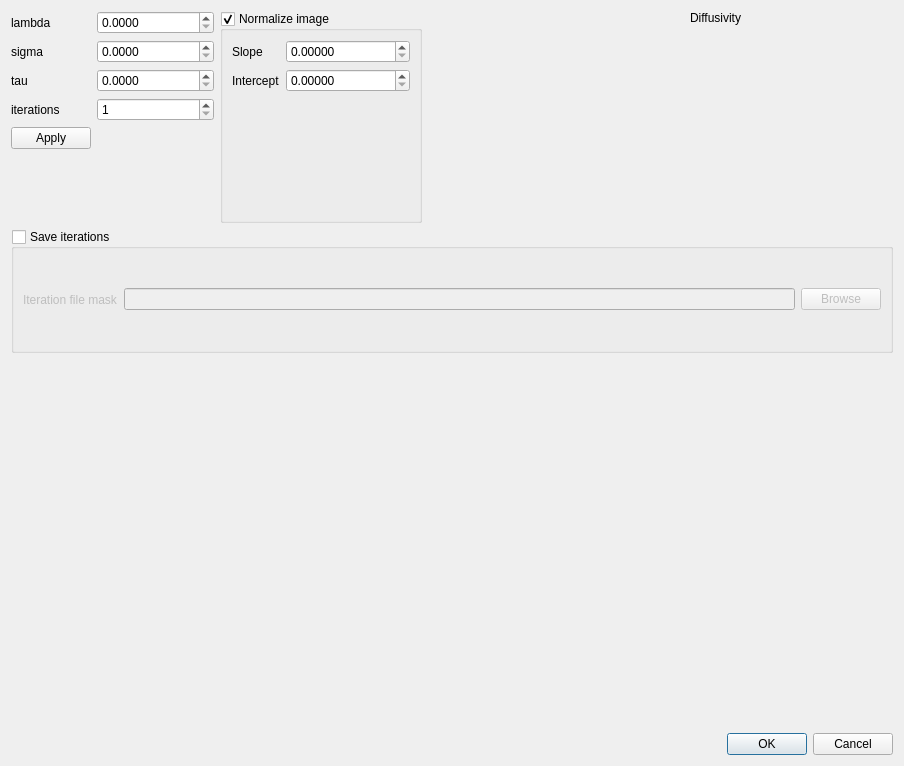
<?xml version="1.0" encoding="UTF-8"?>
<ui version="4.0">
 <class>NonLinDiffusionDlg</class>
 <widget class="QDialog" name="NonLinDiffusionDlg">
  <property name="geometry">
   <rect>
    <x>0</x>
    <y>0</y>
    <width>904</width>
    <height>766</height>
   </rect>
  </property>
  <property name="windowTitle">
   <string>Dialog</string>
  </property>
  <layout class="QVBoxLayout" name="verticalLayout_2">
   <item>
    <layout class="QVBoxLayout" name="verticalLayout">
     <item>
      <layout class="QHBoxLayout" name="horizontalLayout">
       <item>
        <layout class="QFormLayout" name="formLayout">
         <item row="0" column="0">
          <widget class="QLabel" name="label_2">
           <property name="text">
            <string>lambda</string>
           </property>
          </widget>
         </item>
         <item row="1" column="0">
          <widget class="QLabel" name="label_3">
           <property name="text">
            <string>sigma</string>
           </property>
          </widget>
         </item>
         <item row="2" column="0">
          <widget class="QLabel" name="label_4">
           <property name="text">
            <string>tau</string>
           </property>
          </widget>
         </item>
         <item row="3" column="0">
          <widget class="QLabel" name="label_5">
           <property name="text">
            <string>iterations</string>
           </property>
          </widget>
         </item>
         <item row="3" column="1">
          <widget class="QSpinBox" name="spinBox_iterations">
           <property name="toolTip">
            <string>Number of filter iterations</string>
           </property>
           <property name="minimum">
            <number>1</number>
           </property>
           <property name="maximum">
            <number>999</number>
           </property>
          </widget>
         </item>
         <item row="0" column="1">
          <widget class="QDoubleSpinBox" name="doubleSpinBox_lambda">
           <property name="toolTip">
            <string>Threshold of the diffusivity function. Controls the edge sensitivity.</string>
           </property>
           <property name="decimals">
            <number>4</number>
           </property>
           <property name="maximum">
            <double>9999.000000000000000</double>
           </property>
          </widget>
         </item>
         <item row="1" column="1">
          <widget class="QDoubleSpinBox" name="doubleSpinBox_sigma">
           <property name="toolTip">
            <string>Width of the gradient smoothing function. Greater values makes the filter less sensitive to noise but weak edges may be smoothed.</string>
           </property>
           <property name="decimals">
            <number>4</number>
           </property>
          </widget>
         </item>
         <item row="2" column="1">
          <widget class="QDoubleSpinBox" name="doubleSpinBox_tau">
           <property name="toolTip">
            <string>Integration time step. Small values are more accurate but it requires more iterations to reach the result.</string>
           </property>
           <property name="decimals">
            <number>4</number>
           </property>
          </widget>
         </item>
         <item row="4" column="0">
          <widget class="QPushButton" name="pushButton_apply">
           <property name="text">
            <string>Apply</string>
           </property>
          </widget>
         </item>
        </layout>
       </item>
       <item>
        <widget class="QGroupBox" name="groupBox_normalize">
         <property name="title">
          <string>Normalize image</string>
         </property>
         <property name="checkable">
          <bool>true</bool>
         </property>
         <layout class="QGridLayout" name="gridLayout">
          <item row="0" column="0">
           <layout class="QFormLayout" name="formLayout_2">
            <item row="1" column="0">
             <widget class="QLabel" name="label_6">
              <property name="text">
               <string>Slope</string>
              </property>
             </widget>
            </item>
            <item row="1" column="1">
             <widget class="QDoubleSpinBox" name="doubleSpinBox_slope">
              <property name="decimals">
               <number>5</number>
              </property>
              <property name="maximum">
               <double>999999.000000000000000</double>
              </property>
             </widget>
            </item>
            <item row="2" column="1">
             <widget class="QDoubleSpinBox" name="doubleSpinBox_intercept">
              <property name="decimals">
               <number>5</number>
              </property>
              <property name="maximum">
               <double>999999.000000000000000</double>
              </property>
             </widget>
            </item>
            <item row="2" column="0">
             <widget class="QLabel" name="label_7">
              <property name="text">
               <string>Intercept</string>
              </property>
             </widget>
            </item>
           </layout>
          </item>
         </layout>
        </widget>
       </item>
       <item>
        <widget class="QtAddons::PlotWidget" name="plot_histogram" native="true">
         <property name="minimumSize">
          <size>
           <width>256</width>
           <height>192</height>
          </size>
         </property>
        </widget>
       </item>
       <item>
        <layout class="QVBoxLayout" name="verticalLayout_3">
         <item>
          <widget class="QLabel" name="label_8">
           <property name="text">
            <string>Diffusivity</string>
           </property>
          </widget>
         </item>
         <item>
          <widget class="QtAddons::ImageViewerWidget" name="view_diffusion" native="true">
           <property name="minimumSize">
            <size>
             <width>192</width>
             <height>192</height>
            </size>
           </property>
          </widget>
         </item>
        </layout>
       </item>
      </layout>
     </item>
     <item>
      <widget class="QGroupBox" name="groupBox_saveIterations">
       <property name="title">
        <string>Save iterations</string>
       </property>
       <property name="checkable">
        <bool>true</bool>
       </property>
       <property name="checked">
        <bool>false</bool>
       </property>
       <layout class="QHBoxLayout" name="horizontalLayout_2">
        <item>
         <layout class="QHBoxLayout" name="horizontalLayout_3">
          <item>
           <widget class="QLabel" name="label">
            <property name="text">
             <string>Iteration file mask</string>
            </property>
           </widget>
          </item>
          <item>
           <widget class="QLineEdit" name="lineEdit_iterationPath"/>
          </item>
          <item>
           <widget class="QPushButton" name="pushButton_browseIterations">
            <property name="text">
             <string>Browse</string>
            </property>
           </widget>
          </item>
         </layout>
        </item>
       </layout>
      </widget>
     </item>
     <item>
      <widget class="QtAddons::CompareVolumeViewer" name="viewer" native="true">
       <property name="minimumSize">
        <size>
         <width>0</width>
         <height>368</height>
        </size>
       </property>
      </widget>
     </item>
    </layout>
   </item>
   <item>
    <widget class="QDialogButtonBox" name="buttonBox">
     <property name="orientation">
      <enum>Qt::Horizontal</enum>
     </property>
     <property name="standardButtons">
      <set>QDialogButtonBox::Cancel|QDialogButtonBox::Ok</set>
     </property>
    </widget>
   </item>
  </layout>
 </widget>
 <customwidgets>
  <customwidget>
   <class>QtAddons::PlotWidget</class>
   <extends>QWidget</extends>
   <header location="global">plotwidget.h</header>
   <container>1</container>
  </customwidget>
  <customwidget>
   <class>QtAddons::CompareVolumeViewer</class>
   <extends>QWidget</extends>
   <header location="global">comparevolumeviewer.h</header>
   <container>1</container>
  </customwidget>
  <customwidget>
   <class>QtAddons::ImageViewerWidget</class>
   <extends>QWidget</extends>
   <header location="global">imageviewerwidget.h</header>
   <container>1</container>
   <slots>
    <signal>levelsChanged(float,float)</signal>
   </slots>
  </customwidget>
 </customwidgets>
 <resources/>
 <connections>
  <connection>
   <sender>buttonBox</sender>
   <signal>accepted()</signal>
   <receiver>NonLinDiffusionDlg</receiver>
   <slot>accept()</slot>
   <hints>
    <hint type="sourcelabel">
     <x>248</x>
     <y>254</y>
    </hint>
    <hint type="destinationlabel">
     <x>157</x>
     <y>274</y>
    </hint>
   </hints>
  </connection>
  <connection>
   <sender>buttonBox</sender>
   <signal>rejected()</signal>
   <receiver>NonLinDiffusionDlg</receiver>
   <slot>reject()</slot>
   <hints>
    <hint type="sourcelabel">
     <x>316</x>
     <y>260</y>
    </hint>
    <hint type="destinationlabel">
     <x>286</x>
     <y>274</y>
    </hint>
   </hints>
  </connection>
 </connections>
</ui>
